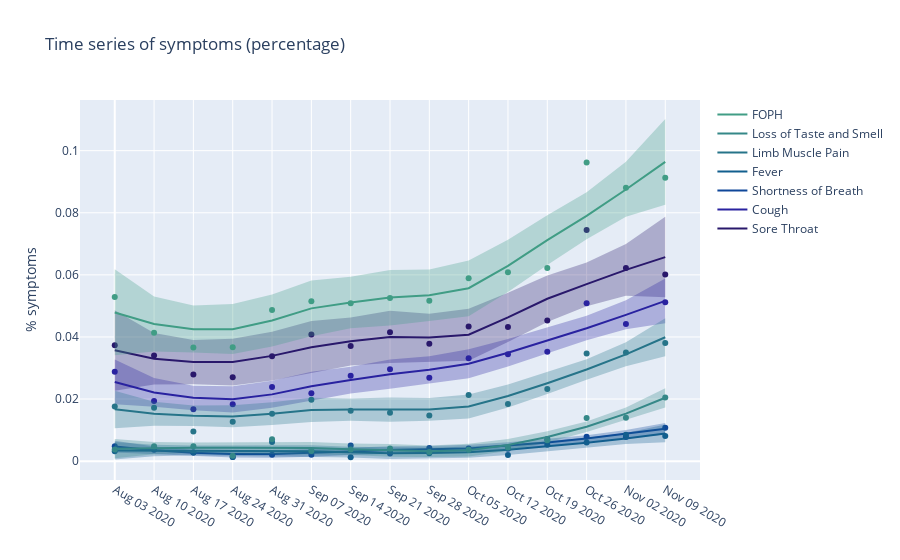

Notebook code cell kept with this figure:
### Code cell
model.plot_data()

### Figure 1 — Plotly figure (JSON) as saved in the notebook; plotly's stock layout.template omitted (floating-point values rounded to 4 significant figures)
{"data": [{"line": {"color": "rgb(41, 24, 107)"}, "mode": "markers", "name": "Sore Throat Scatter", "showlegend": false, "type": "scatter", "x": [0, 1, 2, 3, 4, 5, 6, 7, 8, 9, 10, 11, 12, 13, 14], "y": [0.03735, 0.03403, 0.02787, 0.02705, 0.03381, 0.04077, 0.03711, 0.04148, 0.0378, 0.04335, 0.04323, 0.04532, 0.07447, 0.06225, 0.06009]}, {"line": {"width": 2}, "marker": {"color": "rgb(41, 24, 107)"}, "mode": "lines", "name": "Sore Throat", "showlegend": true, "type": "scatter", "x": [0, 1, 2, 3, 4, 5, 6, 7, 8, 9, 10, 11, 12, 13, 14], "y": [0.0357, 0.033, 0.0319, 0.0319, 0.0339, 0.0367, 0.0386, 0.04, 0.0398, 0.0407, 0.0463, 0.0523, 0.057, 0.0616, 0.0657]}, {"fillcolor": "rgba(41, 24, 107,0.3)", "line": {"width": 0}, "marker": {"color": "rgb(41, 24, 107)"}, "mode": "lines", "name": "Sore Throat Upper Bound", "showlegend": false, "type": "scatter", "x": [0, 1, 2, 3, 4, 5, 6, 7, 8, 9, 10, 11, 12, 13, 14], "y": [0.0486, 0.0413, 0.039, 0.0394, 0.0417, 0.0451, 0.0463, 0.0484, 0.0475, 0.0491, 0.0542, 0.0598, 0.064, 0.0699, 0.0787]}, {"fill": "tonexty", "fillcolor": "rgba(41, 24, 107,0.3)", "line": {"width": 0}, "marker": {"color": "rgb(41, 24, 107)"}, "mode": "lines", "name": "Sore Throat Lower Bound", "showlegend": false, "type": "scatter", "x": [0, 1, 2, 3, 4, 5, 6, 7, 8, 9, 10, 11, 12, 13, 14], "y": [0.0227, 0.0247, 0.0248, 0.0244, 0.026, 0.0283, 0.0308, 0.0316, 0.032, 0.0323, 0.0384, 0.0448, 0.0499, 0.0533, 0.0528]}, {"line": {"color": "rgb(42, 35, 160)"}, "mode": "markers", "name": "Cough Scatter", "showlegend": false, "type": "scatter", "x": [0, 1, 2, 3, 4, 5, 6, 7, 8, 9, 10, 11, 12, 13, 14], "y": [0.02882, 0.01939, 0.01672, 0.01832, 0.02392, 0.02183, 0.02752, 0.02957, 0.02688, 0.03313, 0.03443, 0.03521, 0.05088, 0.0442, 0.05117]}, {"line": {"width": 2}, "marker": {"color": "rgb(42, 35, 160)"}, "mode": "lines", "name": "Cough", "showlegend": true, "type": "scatter", "x": [0, 1, 2, 3, 4, 5, 6, 7, 8, 9, 10, 11, 12, 13, 14], "y": [0.0255, 0.0221, 0.0204, 0.0199, 0.0215, 0.0241, 0.0261, 0.028, 0.0294, 0.0314, 0.0349, 0.0389, 0.0428, 0.0471, 0.0516]}, {"fillcolor": "rgba(42, 35, 160,0.3)", "line": {"width": 0}, "marker": {"color": "rgb(42, 35, 160)"}, "mode": "lines", "name": "Cough Upper Bound", "showlegend": false, "type": "scatter", "x": [0, 1, 2, 3, 4, 5, 6, 7, 8, 9, 10, 11, 12, 13, 14], "y": [0.0327, 0.0268, 0.0243, 0.0241, 0.0259, 0.0288, 0.0304, 0.0327, 0.0338, 0.036, 0.0393, 0.0431, 0.0468, 0.0518, 0.0588]}, {"fill": "tonexty", "fillcolor": "rgba(42, 35, 160,0.3)", "line": {"width": 0}, "marker": {"color": "rgb(42, 35, 160)"}, "mode": "lines", "name": "Cough Lower Bound", "showlegend": false, "type": "scatter", "x": [0, 1, 2, 3, 4, 5, 6, 7, 8, 9, 10, 11, 12, 13, 14], "y": [0.0183, 0.0175, 0.0164, 0.0157, 0.0172, 0.0195, 0.0218, 0.0233, 0.0251, 0.0267, 0.0305, 0.0347, 0.0389, 0.0425, 0.0444]}, {"line": {"color": "rgb(15, 71, 153)"}, "mode": "markers", "name": "Shortness of Breath Scatter", "showlegend": false, "type": "scatter", "x": [0, 1, 2, 3, 4, 5, 6, 7, 8, 9, 10, 11, 12, 13, 14], "y": [0.004803, 0.003659, 0.002787, 0.001309, 0.002062, 0.002059, 0.005004, 0.002464, 0.0042, 0.00409, 0.004003, 0.007116, 0.007863, 0.007735, 0.01076]}, {"line": {"width": 2}, "marker": {"color": "rgb(15, 71, 153)"}, "mode": "lines", "name": "Shortness of Breath", "showlegend": true, "type": "scatter", "x": [0, 1, 2, 3, 4, 5, 6, 7, 8, 9, 10, 11, 12, 13, 14], "y": [0.0047, 0.0035, 0.0027, 0.0023, 0.0023, 0.0026, 0.0031, 0.0036, 0.0038, 0.0041, 0.005, 0.006, 0.0073, 0.0088, 0.0104]}, {"fillcolor": "rgba(15, 71, 153,0.3)", "line": {"width": 0}, "marker": {"color": "rgb(15, 71, 153)"}, "mode": "lines", "name": "Shortness of Breath Upper Bound", "showlegend": false, "type": "scatter", "x": [0, 1, 2, 3, 4, 5, 6, 7, 8, 9, 10, 11, 12, 13, 14], "y": [0.0066, 0.0047, 0.0037, 0.0034, 0.0034, 0.0038, 0.0042, 0.0048, 0.0049, 0.0053, 0.0061, 0.0071, 0.0083, 0.01, 0.0123]}, {"fill": "tonexty", "fillcolor": "rgba(15, 71, 153,0.3)", "line": {"width": 0}, "marker": {"color": "rgb(15, 71, 153)"}, "mode": "lines", "name": "Shortness of Breath Lower Bound", "showlegend": false, "type": "scatter", "x": [0, 1, 2, 3, 4, 5, 6, 7, 8, 9, 10, 11, 12, 13, 14], "y": [0.0028, 0.0023, 0.0017, 0.0012, 0.0011, 0.0014, 0.002, 0.0024, 0.0027, 0.0029, 0.0038, 0.0049, 0.0062, 0.0075, 0.0086]}, {"line": {"color": "rgb(18, 95, 142)"}, "mode": "markers", "name": "Fever Scatter", "showlegend": false, "type": "scatter", "x": [0, 1, 2, 3, 4, 5, 6, 7, 8, 9, 10, 11, 12, 13, 14], "y": [0.003202, 0.004391, 0.002787, 0.001309, 0.006186, 0.003295, 0.001251, 0.003285, 0.00252, 0.003681, 0.002002, 0.005243, 0.006013, 0.008471, 0.008134]}, {"line": {"width": 2}, "marker": {"color": "rgb(18, 95, 142)"}, "mode": "lines", "name": "Fever", "showlegend": true, "type": "scatter", "x": [0, 1, 2, 3, 4, 5, 6, 7, 8, 9, 10, 11, 12, 13, 14], "y": [0.0034, 0.0034, 0.0034, 0.0034, 0.0033, 0.0032, 0.0029, 0.0025, 0.0026, 0.0029, 0.0037, 0.0047, 0.0059, 0.0073, 0.0089]}, {"fillcolor": "rgba(18, 95, 142,0.3)", "line": {"width": 0}, "marker": {"color": "rgb(18, 95, 142)"}, "mode": "lines", "name": "Fever Upper Bound", "showlegend": false, "type": "scatter", "x": [0, 1, 2, 3, 4, 5, 6, 7, 8, 9, 10, 11, 12, 13, 14], "y": [0.0062, 0.0053, 0.005, 0.005, 0.0051, 0.0051, 0.0046, 0.0044, 0.0043, 0.0047, 0.0054, 0.0064, 0.0075, 0.0091, 0.0118]}, {"fill": "tonexty", "fillcolor": "rgba(18, 95, 142,0.3)", "line": {"width": 0}, "marker": {"color": "rgb(18, 95, 142)"}, "mode": "lines", "name": "Fever Lower Bound", "showlegend": false, "type": "scatter", "x": [0, 1, 2, 3, 4, 5, 6, 7, 8, 9, 10, 11, 12, 13, 14], "y": [0.0005, 0.0016, 0.0019, 0.0017, 0.0016, 0.0014, 0.0012, 0.0007, 0.0008, 0.0011, 0.002, 0.0031, 0.0044, 0.0055, 0.0061]}, {"line": {"color": "rgb(38, 116, 137)"}, "mode": "markers", "name": "Limb Muscle Pain Scatter", "showlegend": false, "type": "scatter", "x": [0, 1, 2, 3, 4, 5, 6, 7, 8, 9, 10, 11, 12, 13, 14], "y": [0.01761, 0.0172, 0.009554, 0.01265, 0.01526, 0.01977, 0.01626, 0.01561, 0.0147, 0.02127, 0.01841, 0.02322, 0.03469, 0.03499, 0.03805]}, {"line": {"width": 2}, "marker": {"color": "rgb(38, 116, 137)"}, "mode": "lines", "name": "Limb Muscle Pain", "showlegend": true, "type": "scatter", "x": [0, 1, 2, 3, 4, 5, 6, 7, 8, 9, 10, 11, 12, 13, 14], "y": [0.0167, 0.0153, 0.0146, 0.0144, 0.0153, 0.0165, 0.0166, 0.0166, 0.0166, 0.0176, 0.021, 0.0251, 0.0295, 0.0344, 0.0399]}, {"fillcolor": "rgba(38, 116, 137,0.3)", "line": {"width": 0}, "marker": {"color": "rgb(38, 116, 137)"}, "mode": "lines", "name": "Limb Muscle Pain Upper Bound", "showlegend": false, "type": "scatter", "x": [0, 1, 2, 3, 4, 5, 6, 7, 8, 9, 10, 11, 12, 13, 14], "y": [0.0227, 0.0191, 0.0179, 0.018, 0.019, 0.0204, 0.0202, 0.0205, 0.0203, 0.0215, 0.0247, 0.0287, 0.0328, 0.0383, 0.046]}, {"fill": "tonexty", "fillcolor": "rgba(38, 116, 137,0.3)", "line": {"width": 0}, "marker": {"color": "rgb(38, 116, 137)"}, "mode": "lines", "name": "Limb Muscle Pain Lower Bound", "showlegend": false, "type": "scatter", "x": [0, 1, 2, 3, 4, 5, 6, 7, 8, 9, 10, 11, 12, 13, 14], "y": [0.0106, 0.0114, 0.0113, 0.0109, 0.0116, 0.0126, 0.013, 0.0127, 0.013, 0.0137, 0.0173, 0.0216, 0.0262, 0.0306, 0.0338]}, {"line": {"color": "rgb(53, 136, 136)"}, "mode": "markers", "name": "Loss of Taste and Smell Scatter", "showlegend": false, "type": "scatter", "x": [0, 1, 2, 3, 4, 5, 6, 7, 8, 9, 10, 11, 12, 13, 14], "y": [0.003735, 0.004757, 0.004777, 0.001745, 0.00701, 0.003295, 0.003753, 0.004107, 0.00294, 0.003681, 0.004404, 0.006742, 0.01388, 0.014, 0.02047]}, {"line": {"width": 2}, "marker": {"color": "rgb(53, 136, 136)"}, "mode": "lines", "name": "Loss of Taste and Smell", "showlegend": true, "type": "scatter", "x": [0, 1, 2, 3, 4, 5, 6, 7, 8, 9, 10, 11, 12, 13, 14], "y": [0.004, 0.0042, 0.0043, 0.0043, 0.0043, 0.0042, 0.0038, 0.0035, 0.0032, 0.0035, 0.0052, 0.0078, 0.0111, 0.0153, 0.0204]}, {"fillcolor": "rgba(53, 136, 136,0.3)", "line": {"width": 0}, "marker": {"color": "rgb(53, 136, 136)"}, "mode": "lines", "name": "Loss of Taste and Smell Upper Bound", "showlegend": false, "type": "scatter", "x": [0, 1, 2, 3, 4, 5, 6, 7, 8, 9, 10, 11, 12, 13, 14], "y": [0.0071, 0.0062, 0.006, 0.0061, 0.0062, 0.0062, 0.0057, 0.0055, 0.005, 0.0056, 0.0071, 0.0096, 0.0128, 0.0173, 0.0235]}, {"fill": "tonexty", "fillcolor": "rgba(53, 136, 136,0.3)", "line": {"width": 0}, "marker": {"color": "rgb(53, 136, 136)"}, "mode": "lines", "name": "Loss of Taste and Smell Lower Bound", "showlegend": false, "type": "scatter", "x": [0, 1, 2, 3, 4, 5, 6, 7, 8, 9, 10, 11, 12, 13, 14], "y": [0.0009, 0.0022, 0.0026, 0.0025, 0.0024, 0.0022, 0.002, 0.0014, 0.0013, 0.0015, 0.0033, 0.006, 0.0094, 0.0133, 0.0173]}, {"line": {"color": "rgb(65, 157, 133)"}, "mode": "markers", "name": "FOPH Scatter", "showlegend": false, "type": "scatter", "x": [0, 1, 2, 3, 4, 5, 6, 7, 8, 9, 10, 11, 12, 13, 14], "y": [0.05283, 0.04135, 0.03662, 0.03665, 0.04866, 0.05148, 0.05088, 0.05257, 0.05166, 0.0589, 0.06085, 0.06217, 0.09621, 0.08803, 0.09131]}, {"line": {"width": 2}, "marker": {"color": "rgb(65, 157, 133)"}, "mode": "lines", "name": "FOPH", "showlegend": true, "type": "scatter", "x": [0, 1, 2, 3, 4, 5, 6, 7, 8, 9, 10, 11, 12, 13, 14], "y": [0.0479, 0.0442, 0.0425, 0.0425, 0.0453, 0.0492, 0.0511, 0.0527, 0.0534, 0.0557, 0.0629, 0.0712, 0.079, 0.0875, 0.0964]}, {"fillcolor": "rgba(65, 157, 133,0.3)", "line": {"width": 0}, "marker": {"color": "rgb(65, 157, 133)"}, "mode": "lines", "name": "FOPH Upper Bound", "showlegend": false, "type": "scatter", "x": [0, 1, 2, 3, 4, 5, 6, 7, 8, 9, 10, 11, 12, 13, 14], "y": [0.0618, 0.053, 0.0501, 0.0506, 0.0537, 0.0582, 0.0594, 0.0616, 0.0617, 0.0646, 0.0713, 0.0792, 0.0866, 0.0964, 0.1102]}, {"fill": "tonexty", "fillcolor": "rgba(65, 157, 133,0.3)", "line": {"width": 0}, "marker": {"color": "rgb(65, 157, 133)"}, "mode": "lines", "name": "FOPH Lower Bound", "showlegend": false, "type": "scatter", "x": [0, 1, 2, 3, 4, 5, 6, 7, 8, 9, 10, 11, 12, 13, 14], "y": [0.0341, 0.0353, 0.035, 0.0345, 0.0369, 0.0402, 0.0428, 0.0437, 0.0451, 0.0467, 0.0545, 0.0632, 0.0715, 0.0787, 0.0826]}], "layout": {"title": {"text": "Time series of symptoms (percentage)"}, "xaxis": {"tickmode": "array", "ticktext": ["Aug 03 2020", "Aug 10 2020", "Aug 17 2020", "Aug 24 2020", "Aug 31 2020", "Sep 07 2020", "Sep 14 2020", "Sep 21 2020", "Sep 28 2020", "Oct 05 2020", "Oct 12 2020", "Oct 19 2020", "Oct 26 2020", "Nov 02 2020", "Nov 09 2020"], "tickvals": [0, 1, 2, 3, 4, 5, 6, 7, 8, 9, 10, 11, 12, 13, 14]}, "yaxis": {"title": {"text": "% symptoms"}}}}
